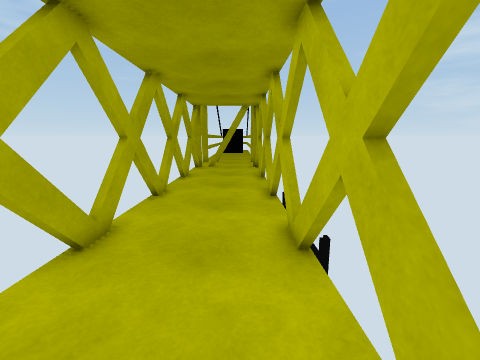
[1] (above)

14 first-person views from a walk through a scene from a Unity 3-D project. The camera is 1.3 m above the floor, tilts 10° down and sees 90° across. Doors are open. The floor is counted in squares, 0.5 m on a side. Each view is taken from the middle of a square. On the plan, view 1 faces up. The plan holds only what a view shows up to about 17 squares ahead; the rest is blank. The place goes on beyond the plan.

[2]
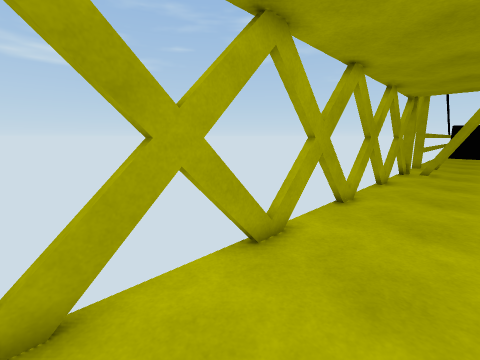

[3]
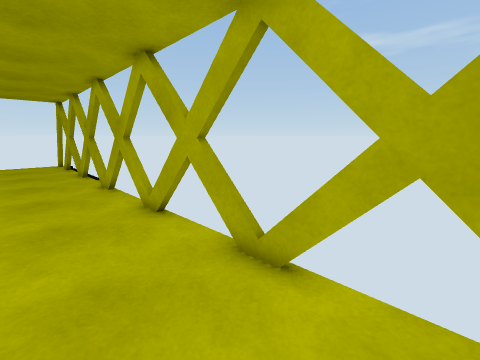

[4]
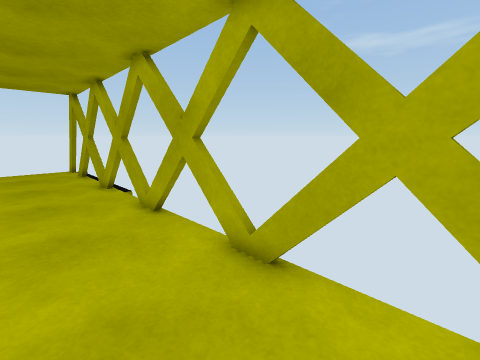

[5]
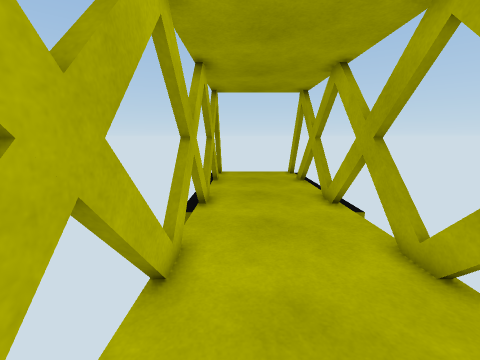

[6]
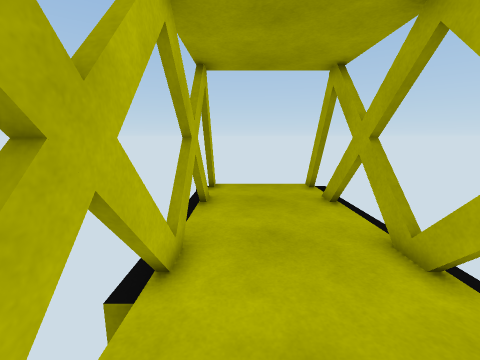

[7]
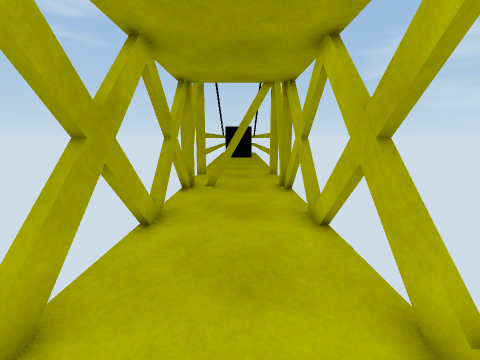

[8]
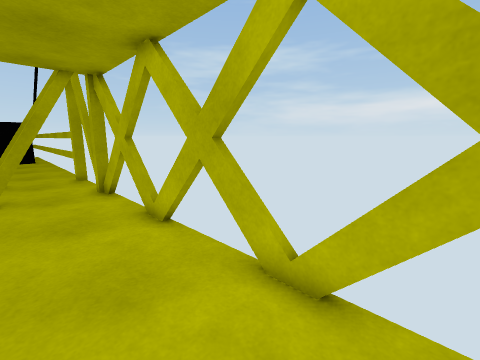

[9]
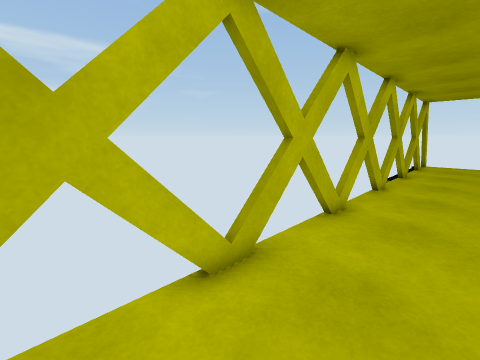

[10]
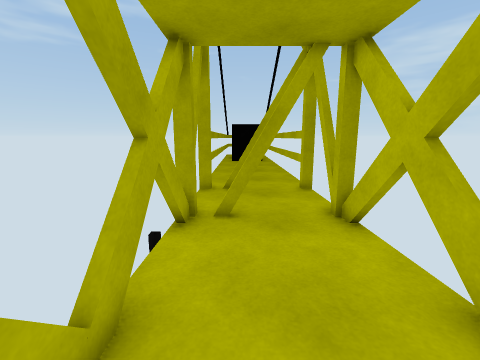

[11]
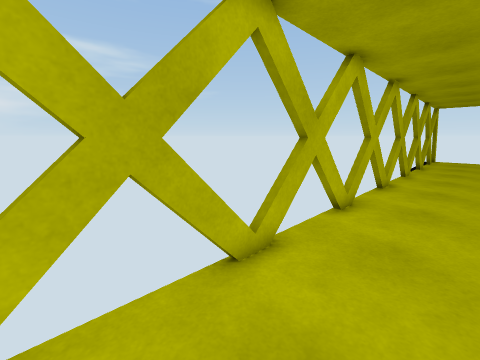

[12]
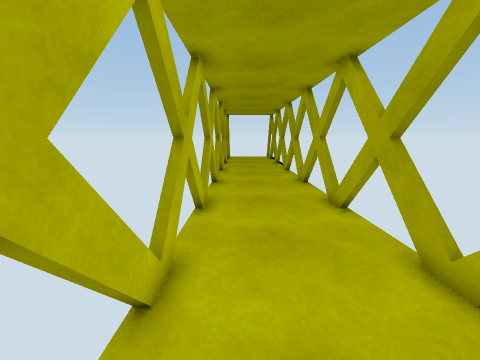

[13]
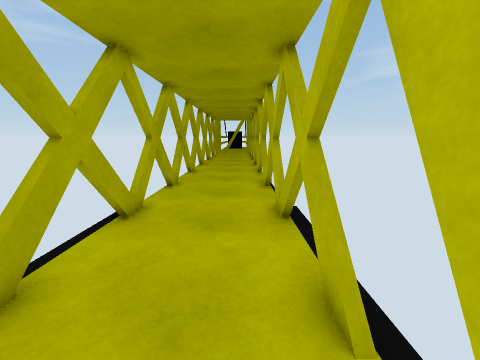

[14]
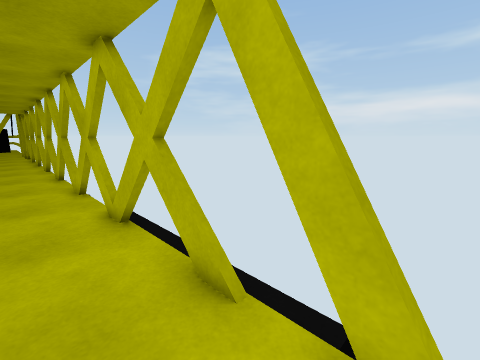

### Floor plan
Key: @ floor where view 1 was taken; # wall or solid block; x gap in a wall; . floor; D open door; = window, fence, low wall or low ledge; v drop or lower ground.
Columns run from 4 left of view 1 to 2 right of it. Each row starts with its distance up from view 1.
 24 #    #v
 23 # ...#v
 22 ##xx.#v
 21 v....vv
 20 =....=v
 19 x....xv
 18 #....#v
 17 x....xv
 16 v.....v
 15 =....=#
 14 x....##
 13 #....##
 12 x....=#
 11  .....
 10 =....=#
  9 x....##
  8 x....##
  7 =....=#
  6  .....
  5 x....=#
  4 #....##
  3 x....##
  2 =....=#
  1  ....==
  0 x...@==
 -1 #....##
 -2 x....##
 -3 #....##
 -4 .....=#
 -5 v....==
 -6 =....=#
 -7 x....##
 -8 #....##
 -9 x....=#
-10 DD.....
-11 =....=#
-12 x....##
-13 #....##
-14 x....=#
-15  .....
-16 x....##
-17 x....##
-18  ....==

Where each view was taken, in squares from view 1:
view 1: 0 up, 0 right, facing up
view 2: 1 up, 0 right, facing up-left
view 3: 9 up, 0 right, facing down-left
view 4: 4 up, 0 right, facing down-left
view 5: 0 up, 0 right, facing down
view 6: 5 down, 0 right, facing down
view 7: 9 up, 1 left, facing up
view 8: 9 up, 2 left, facing up-right
view 9: 9 up, 2 left, facing down-right
view 10: 14 up, 2 left, facing up
view 11: 15 up, 2 left, facing down-right
view 12: 15 up, 0 right, facing down
view 13: 18 down, 0 right, facing up
view 14: 18 down, 1 left, facing up-right
